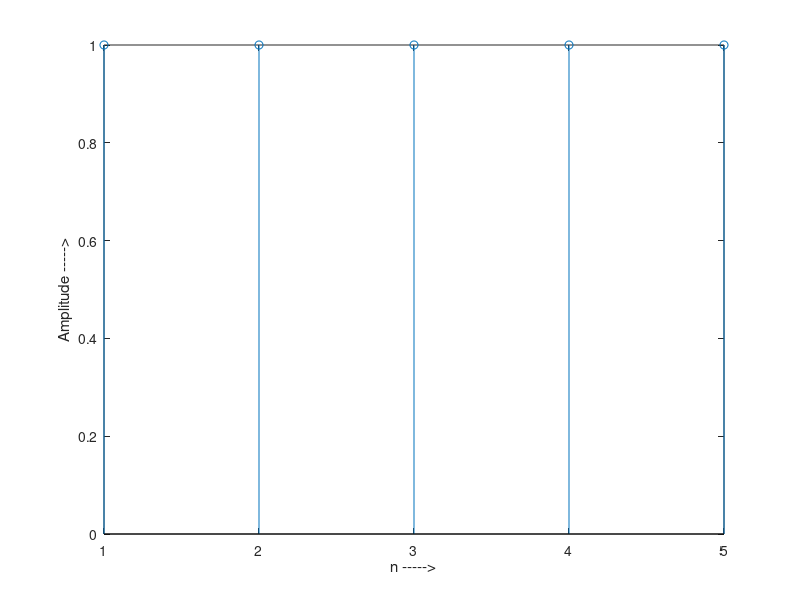

Recreate this plot in MATLAB.
function[] = unitFunction()
clc;
clear all;
N = input('Enter the value of N: ');
x = ones(1, N);
t = 1:1:N;
stem(t, x);
ylabel('Amplitude ----->');
xlabel('n ----->');
end

